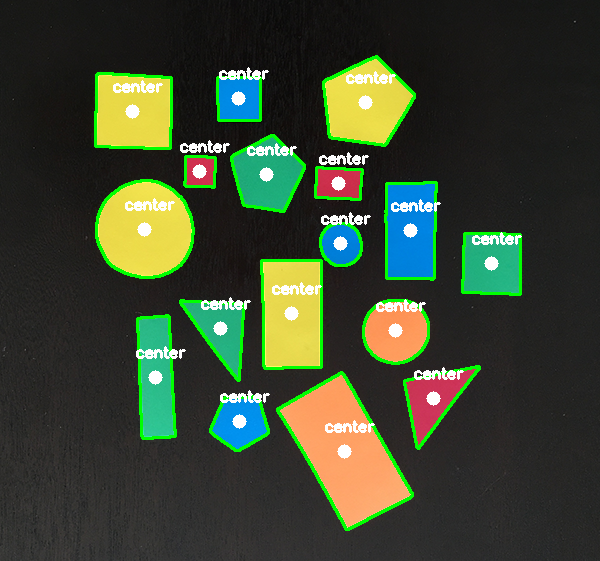
#> input picture WindowsFormsApp1/WindowsFormsApp1/bin/Debug/shapes-output.png, 600 x 561 px
$ python center_of_shape.py --image ../../WindowsFormsApp1/WindowsFormsApp1/bin/Debug/shapes-output.png   (older library calls are emulated)
#> lines starting #> are read from the running program, lines starting #| are printed output that depends on the picture; after the words box and inside, x2 and y2 are one past the last pixel; in counts of white or black regions, pixels touching at a corner belong together

import argparse
import imutils
import cv2 as cv

# construct the argument parse and parse the arguments
ap = argparse.ArgumentParser()
ap.add_argument('-i', '--image', required=True,
        help='path to the input image')
args = vars(ap.parse_args())

# load the image, convert it to grayscale, blur it slightly,
# and threshold it
image = cv.imread(args['image'])
#> image is the input picture: shape (561, 600, 3); mean B, G, R 48.5, 69.4, 58.8
gray = cv.cvtColor(image, cv.COLOR_BGR2GRAY)
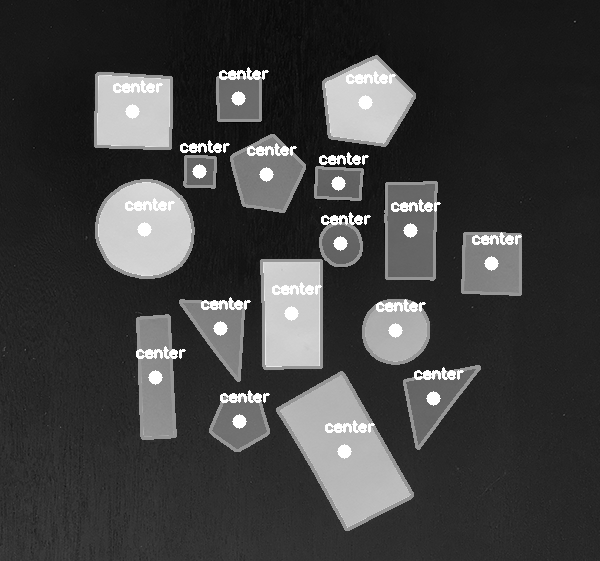
#> gray: shape (561, 600); min 1, max 255, mean 63.9
blurred = cv.GaussianBlur(gray, (5, 5), 0)
thresh = cv.threshold(blurred, 60, 255, cv.THRESH_BINARY)[1]
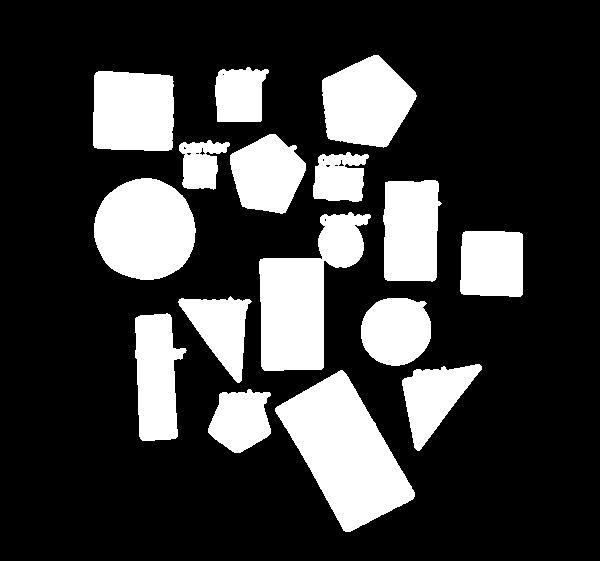
#> thresh: shape (561, 600); 23.7% white; 16 white regions
#cv.imshow("Thresh", thresh)
#cv.waitKey(0)
#
## find contours in the thresholded image
img, cnts, hierarchy = cv.findContours(thresh.copy(), cv.RETR_EXTERNAL,
        cv.CHAIN_APPROX_SIMPLE)
#> cnts = 16 contours; largest, box (x1, y1, x2, y2) and area: (275, 370, 415, 532) 11488, (259, 212, 371, 371) 9016, (94, 178, 196, 280) 8005, (322, 55, 417, 148) 6126, (93, 71, 174, 151) 5998

# Finds center of contours
for c in cnts:  # loop over the contours
    # compute the center of the contour
    M = cv.moments(c)
    cX = int(M["m10"] / M["m00"])
    cY = int(M["m01"] / M["m00"])

    # draw the contour and center of the shape on the image
    cv.drawContours(image, [c], -1, (0, 255, 0), 2)
    cv.circle(image, (cX, cY), 7, (255, 255, 255), -1)
    cv.putText(image, "center", (cX - 20, cY - 20),
            cv.FONT_HERSHEY_SIMPLEX, 0.5, (255, 255, 255), 2)

    # show the image
    cv.imshow("Center of Shapes", image)
    cv.waitKey(500)
#> this loop made 16 passes
#> (cX, cY) on passes 1 to 12: (240, 419), (344, 451), (433, 397), (155, 376), (395, 330), (220, 328), (491, 263), (303, 296), (410, 230), (144, 229), (338, 177), (200, 163)
#> pass 1, `cv.imshow("Center of Shapes", image)`:
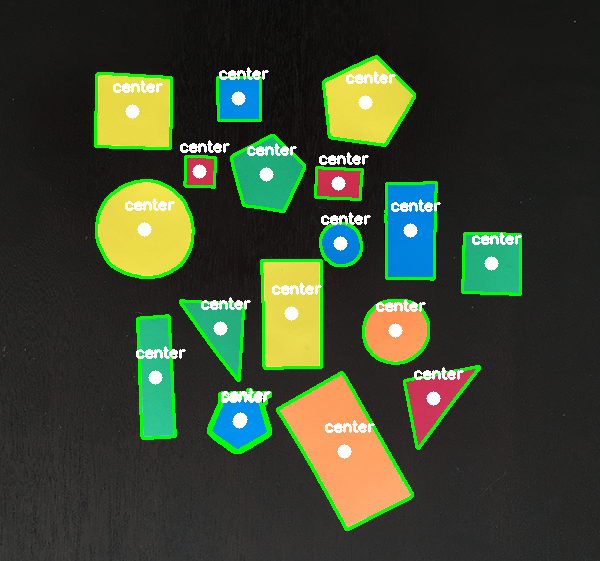
#> window 'Center of Shapes': shape (561, 600, 3); mean B, G, R 48.5, 69.8, 58.8
#> pass 2, `cv.imshow("Center of Shapes", image)`:
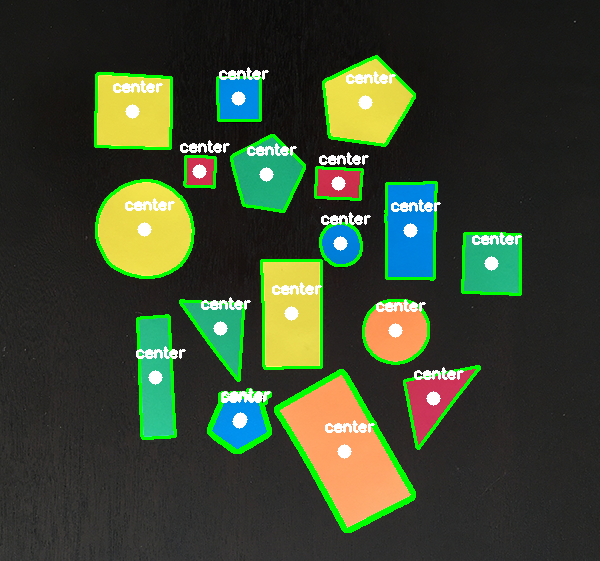
#> window 'Center of Shapes': shape (561, 600, 3); mean B, G, R 48.4, 70.5, 58.7
#> after the loop:
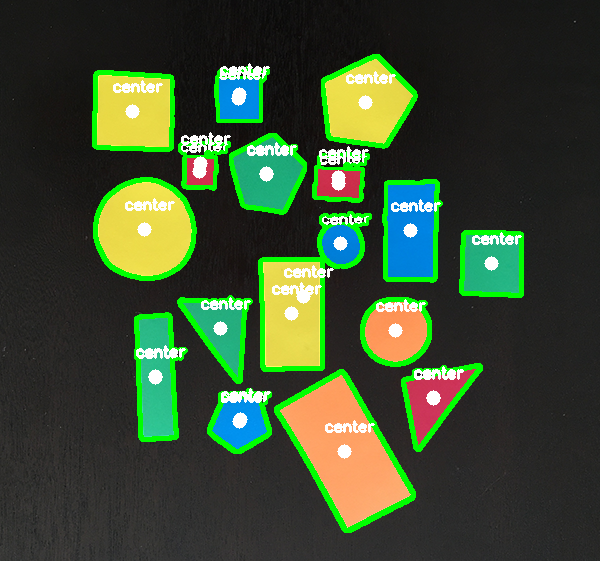
#> image: shape (561, 600, 3); 3.37% of pixels changed, all inside (x1, y1, x2, y2) = (92, 54, 524, 533)

outName = args['image'][:-4]+'-p'+args['image'][-4:]
cv.imwrite(outName, image)
print(outName)
cv.waitKey(0)

#return "shapes-output.png"
